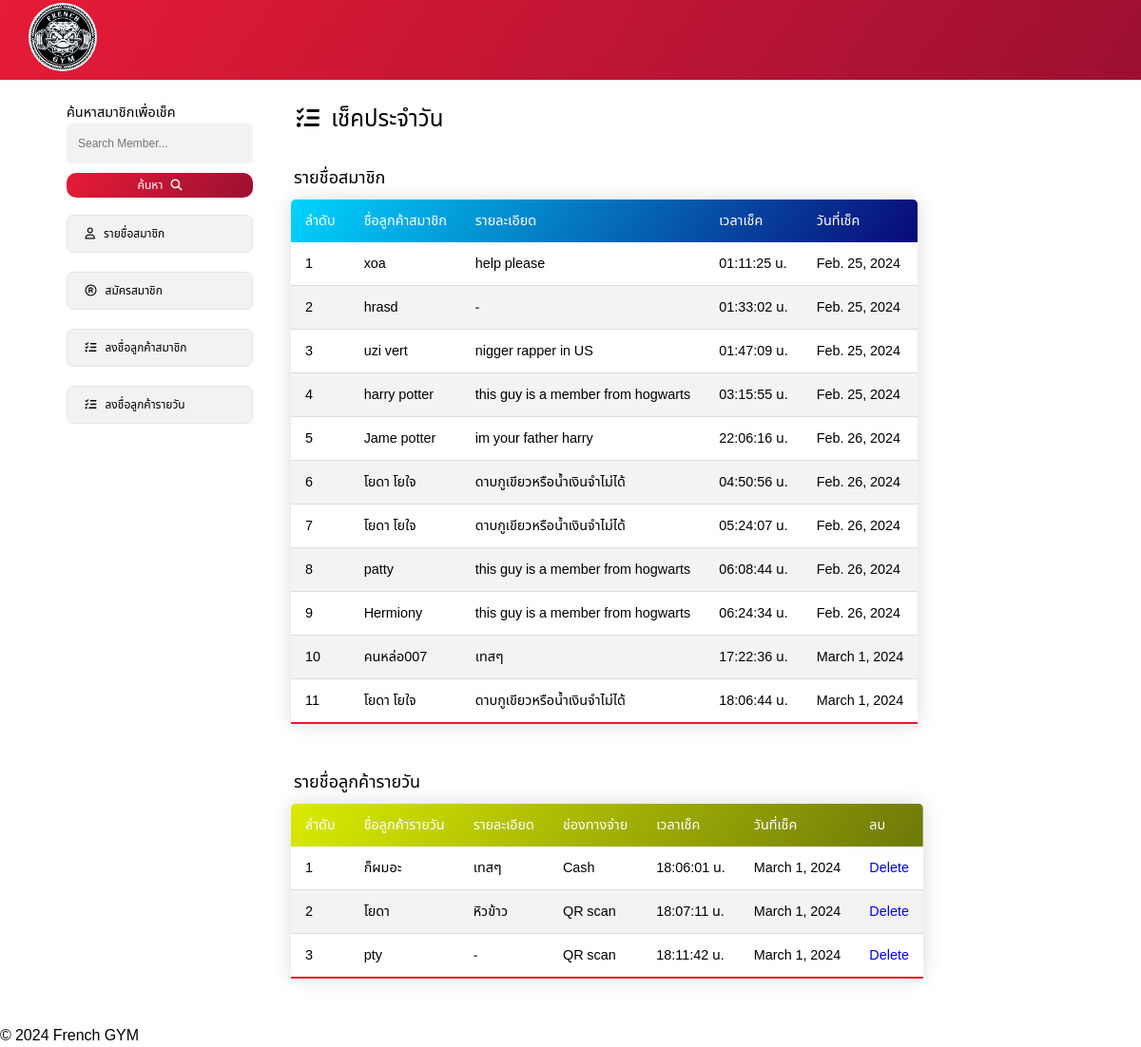
/check/, run on the app's committed database.
### membership/models.py (models this page shows, shortened)
class Member_checkin(models.Model):
    name = models.CharField(max_length=100)
    tel = models.CharField(max_length=15)
    des = models.TextField()
    reg_current_time = models.CharField(max_length=20)
    date = models.DateField()

class Users(models.Model):
    user_id = models.AutoField(primary_key=True)
    name = models.CharField(max_length=20)
    des = models.TextField()
    pay = models.CharField(max_length=20)
    current_time = models.CharField(max_length=20)
    date = models.DateField()

### membership/views.py (the view)
# urls.py: path('check/', check),
def check(req):
    obj = Users.objects.all()
    member_check = Member_checkin.objects.all()
    return render(req, 'check_in.html', {'Users':obj, 'Member_check': member_check})

### membership/templates/check_in.html (shortened to what this page needs)
{% load static %}
<!DOCTYPE html>
<html lang="en">
<head>
    <link rel="stylesheet" href="{% static 'css/style.css' %}">
    <link rel="stylesheet" href="https://cdnjs.cloudflare.com/ajax/libs/font-awesome/6.5.1/css/all.min.css" />
</head>
<body>
    <nav>
        <div class="logo">
            <a href="">
                <img src="{% static 'images/logo.png'%}" alt="">
            </a>
        </div>
    </nav>
    <div class="container">
        <div class="sidebar">
            <form action="/search_results_member/" method="GET">
                <div class="box-search">
                    <label class="title-search" for="search">ค้นหาสมาชิกเพื่อเช็ค</label>
                    <input type="text" class="member-search" name="q" placeholder="Search Member..." required>
                    <button type="submit" class="button-search">ค้นหา
                        <i class="fas fa-magnifying-glass" style="margin-left: 5px;"></i>
                    </button>
                </div>
            </form>
            <a href="/" class="sidebar-menus">
                <i class="fa-regular fa-user"></i>
                รายชื่อสมาชิก
            </a>
            <a href="/form/" class="sidebar-menus">
                <i class="fa-regular fa-registered"></i>
                สมัครสมาชิก
            </a>
            <a href="/check_member/" class="sidebar-menus">
                <i class="fas fa-list-check"></i>
                ลงชื่อลูกค้าสมาชิก
            </a>
            <a href="/user_form/" class="sidebar-menus">
                <i class="fas fa-list-check"></i>
                ลงชื่อลูกค้ารายวัน
            </a>
        </div>
        <div class="main-content">
            <div class="title-head">
                <h1 class="text-head">
                    <i class="fas fa-list-check"></i>
                    เช็คประจำวัน</h1>
            </div>
            <div class="container-table">
                <h3 class="display-6">รายชื่อสมาชิก</h3>
                <table class="table" cellpadding="0">
                    <thead>
                        <tr style="background: linear-gradient(125deg,#00d4ff, #090979);">
                            <th>ลำดับ</th>
                            <th>ชื่อลูกค้าสมาชิก</th>
                            <th>รายละเอียด</th>
                            <th>เวลาเช็ค</th>
                            <th>วันที่เช็ค</th>
                        </tr>
                    </thead>
                    <tbody>
                        {% for r in Member_check %}
                        <tr>
                            <td>{{ forloop.counter }}</td>
                            <td>{{ r.name }}</td>
                            <td>{{ r.des }}</td>
                            <td>{{ r.reg_current_time }} น.</td>
                            <td>{{ r.date }}</td>
                        </tr>
                        {% endfor %}
                    </tbody>
                </table>
            </div>
            <br>
            <div class="container-table">
                <h3 class="display-6">รายชื่อลูกค้ารายวัน</h3>
                <table class="table">
                    <thead>
                        <tr style="background: linear-gradient(125deg,#d9eb00, #6d7909);">
                            <th>ลำดับ</th>
                            <th>ชื่อลูกค้ารายวัน</th>
                            <th>รายละเอียด</th>
                            <th>ช่องทางจ่าย</th>
                            <th>เวลาเช็ค</th>
                            <th>วันที่เช็ค</th>
                            <th>ลบ</th>
                        </tr>
                    </thead>
                    <tbody>
                        {% for i in Users %}
                        <tr>
                            <td>{{ forloop.counter }}</td>
                            <td>{{ i.name }}</td>
                            <td>{{ i.des }}</td>
                            <td>{{ i.pay }}</td>
                            <td>{{ i.current_time }} น.</td>
                            <td>{{ i.date }}</td>
                            <td><a href="/delete_user/{{i.user_id}}" class="button-delete">Delete</a></td>
                        </tr>
                        {% endfor %}
                    </tbody>
                </table>
            </div>
        </div>
    </div>
    <br>
    <footer>
        <p>© 2024 French GYM</p>
    </footer>
</body>
</html>

### static/css/style.css (style rules this page uses)
* { margin: 0; padding: 0; box-sizing: border-box; font-family: "Noto Sans", sans-serif; font-family: "Noto Sans Thai", sans-serif; font-optical-sizing: auto; font-weight: 500; font-style: normal; font-variation-settings: "wdth" 100; text-decoration: none; }
nav { display: flex; justify-content: space-between; padding: 10px; height: 7vw; width: 100%; background: linear-gradient(125deg,#e61b36, #9c1032); align-items: center; }
.logo a img { width: 6vw; object-fit: contain; background-color: aliceblue; border-radius: 50%; margin-left: 20px; }
.container { margin: 0 auto; width: 90vw; display: flex; }
.sidebar { width: 20%; padding: 10px; display: flex; flex-direction: column; min-width: 20vh; }
.member-search { border: none; padding: 10px; border-radius: 5px; background: #f2f2f2; transition: 0.3s; width: 100%; font-size: 1vw; border: 2px solid transparent; outline: none; }
.sidebar-menus { background: #f2f2f2; margin-bottom: 20px; padding: 10px; border-radius: 7px; border: 1px solid #e5e5e5; color: #000; transition: 300ms; font-size: 1vw; }
.sidebar-menus i { margin-left: 0.70vw; margin-right: 0.5vw; }
.main-content { margin-left: 2.5vw; }
.table { border-collapse: collapse; font-size: 0.9em; min-width: 400px; border-radius: 5px 5px 0 0; overflow: hidden; box-shadow: 0 0 20px rgba(0, 0, 0, 0.15); }
.table thead tr { background: linear-gradient(125deg,#e61b36, #9c1032); color: #ffffff; text-align: left; font-weight: bold; }
.table th, .table td { padding: 12px 15px; }
.table tbody tr { border-bottom: 1px solid #dddddd; }
.table tbody tr:nth-of-type(even) { background-color: #f3f3f3; }
.table tbody tr:last-of-type { border-bottom: 2px solid #e61b36; }
.title-head h1 { font-size: 2vw; margin: 2vw 0 2.5vw 0.5vw; }
.title-head h1 i { margin-right: 0.5vw; }
.button-search { height: 2.2vw; width: 100%; color: #fff; background: linear-gradient(125deg, #e61b36, #9c1032); border-radius: 10px; border: none; transition: 0.5ms; font-size: 1vw; }
.box-search label { font-size: 1.2vw; font-weight: 500; position: relative; margin-bottom: 20px; }
.box-search { margin-top: 1vw; margin-bottom: 1.5vw; }
.box-search input ,.box-search label { margin-bottom: 10px; }
.text-head { margin-bottom: 15px; }
h3 { margin: 0 0 0.75vw 0.25vw; font-size: 1.5vw; }
.container-table { margin-bottom: 2vw; }

### data on the page
Member_checkin: name "xoa", des "help please", reg_current_time "01:11:25", date "Feb. 25, 2024"
Member_checkin: name "hrasd", des "-", reg_current_time "01:33:02", date "Feb. 25, 2024"
Member_checkin: name "uzi vert", des "nigger rapper in US", reg_current_time "01:47:09", date "Feb. 25, 2024"
Member_checkin: name "harry potter", des "this guy is a member from hogwarts", reg_current_time "03:15:55", date "Feb. 25, 2024"
Member_checkin: name "Jame potter", des "im your father harry", reg_current_time "22:06:16", date "Feb. 26, 2024"
Member_checkin: name "โยดา โยใจ", des "ดาบกูเขียวหรือน้ำเงินจำไม่ได้", reg_current_time "04:50:56", date "Feb. 26, 2024"
Member_checkin: name "โยดา โยใจ", des "ดาบกูเขียวหรือน้ำเงินจำไม่ได้", reg_current_time "05:24:07", date "Feb. 26, 2024"
Member_checkin: name "patty", des "this guy is a member from hogwarts", reg_current_time "06:08:44", date "Feb. 26, 2024"
Member_checkin: name "Hermiony", des "this guy is a member from hogwarts", reg_current_time "06:24:34", date "Feb. 26, 2024"
Member_checkin: name "คนหล่อ007", des "เทสๆ", reg_current_time "17:22:36", date "March 1, 2024"
Member_checkin: name "โยดา โยใจ", des "ดาบกูเขียวหรือน้ำเงินจำไม่ได้", reg_current_time "18:06:44", date "March 1, 2024"
Users: name "ก็ผมอะ", des "เทสๆ", pay "Cash", current_time "18:06:01", date "March 1, 2024"
Users: name "โยดา", des "หิวข้าว", pay "QR scan", current_time "18:07:11", date "March 1, 2024"
Users: name "pty", des "-", pay "QR scan", current_time "18:11:42", date "March 1, 2024"
